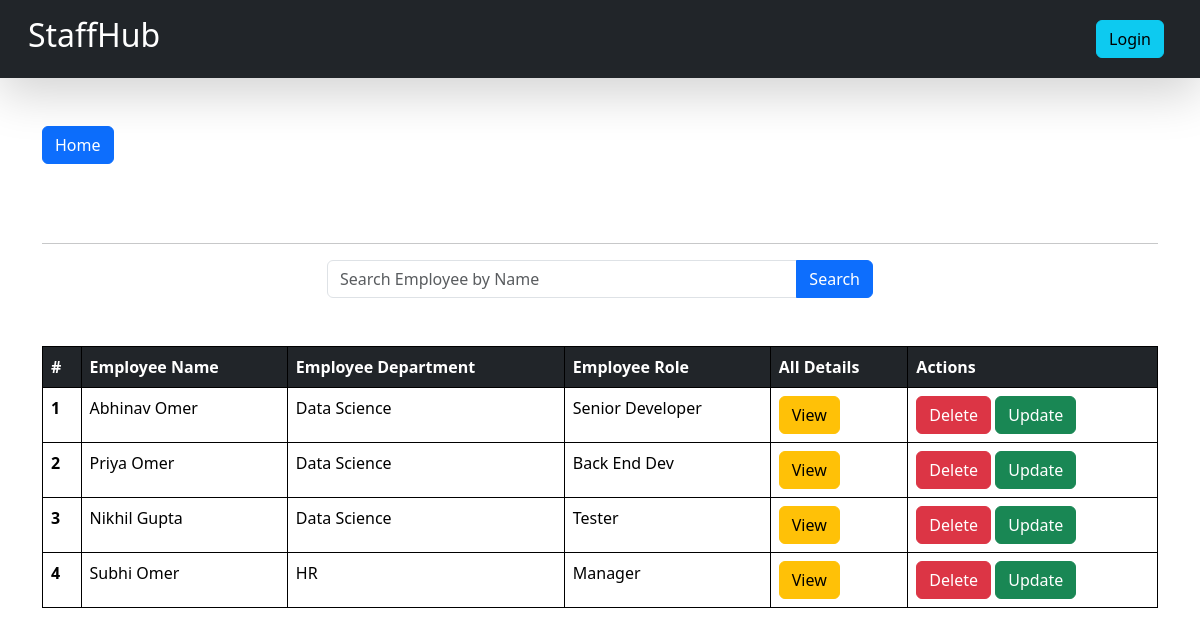
The app's page /view_emp/ with its own data.
### emp_app/models.py (models this page shows, shortened)
class Employee(models.Model):
    first_name = models.CharField(max_length=200,null=False)
    last_name = models.CharField(max_length=200)
    dept=models.ForeignKey(Department,on_delete=models.CASCADE)
    add=models.TextField(null=True,blank=True,max_length=200)
    salary = models.IntegerField(default=0)
    bonus=models.IntegerField(default=0)
    role=models.ForeignKey(Role,on_delete=models.CASCADE)
    phone=models.IntegerField(default=0)
    hire_date=models.DateField()
    img=models.ImageField(upload_to='images')

class Department(models.Model):
    name = models.CharField(max_length=200,null=False)
    location = models.CharField(max_length=200)
    def __str__(self):
        return self.name

class Role(models.Model):
    name = models.CharField(max_length=200,null=False)
    def __str__(self):
        return self.name

### emp_app/views.py (the view)
# urls.py: path('view_emp/',views.view_emp,name='view_emp'),
def view_emp(request):
    queryset=Employee.objects.all()
    if request.GET.get('search'):
        queryset=queryset.filter(first_name__icontains=request.GET.get('search'))
    context={'employee':queryset}
    return render(request, 'view_emp.html',context)

### emp_app/templates/view_emp.html
{% extends "base.html" %}
{% block start %}
<div class="container mt-5">
    <a href="/" class="btn btn-primary">Home</a>
    <h2 class="text-center mt-4">All Employees</h2>
    <hr>
    <div class="row justify-content-center">
        <div class="col-md-6">
            <form class="mb-4">
                <div class="input-group">
                    <input name="search" type="text" class="form-control" placeholder="Search Employee by Name">
                    <button type="submit" class="btn btn-primary">Search</button>
                </div>
            </form>
        </div>
    </div>
    <table class="table mt-4">
        <thead class="table-dark">
            <tr>
                <th scope="col">#</th>
                <th scope="col">Employee Name</th>
                <th scope="col">Employee Department</th>
                <th scope="col">Employee Role</th>
                <th scope="col">All Details</th>
                <th scope="col">Actions</th>
            </tr>
        </thead>
        <tbody>
            {% for employee in employee %}
            <tr>
                <th scope="row">{{ forloop.counter }}</th>
                <td>{{ employee.first_name }} {{ employee.last_name }}</td>
                <td>{{ employee.dept }}</td>
                <td>{{ employee.role }}</td>
                <td>
                    <a href="/see-emp/{{ employee.id }}" class="btn btn-warning">View</a>
                </td>
                <td>
                    <a href="/delete-emp/{{ employee.id }}" class="btn btn-danger">Delete</a>
                    <a href="/update-emp/{{ employee.id }}" class="btn btn-success">Update</a>
                </td>
            </tr>
            {% endfor %}
        </tbody>
    </table>
</div>
{% endblock %}

### emp_app/templates/base.html (shortened to what this page needs)
<!DOCTYPE html>
<html lang="en">
<head>
    <link href="https://cdn.jsdelivr.net/npm/bootstrap@5.3.3/dist/css/bootstrap.min.css" rel="stylesheet">
</head>
<body>
    <nav class="navbar p-3 bg-dark shadow-lg">
        <form class="container-fluid">
            <h2>StaffHub</h2>
            {% if request.user.is_authenticated %}
            <a href='/logout/' class="btn btn-danger" type="button">Logout</a>
            {% else %}
            <a href='/login/' class="btn btn-info me-2" type="button">Login</a>
            {% endif %}
        </form>
    </nav>
    {% block start %}
    {% endblock %}
</body>
</html>

### emp_app/templates/base.html (style rules this page uses)
body { background-image: url(https://images.hdqwalls.com/wallpapers/dark-simple-red-abstract-4k-k1.jpg); background-repeat: no-repeat; background-size: cover; height: 100%; }
table, th, td { border: 1px solid black; }
h1, h2, h3, p, li { color: #ffffff; }

### records on screen
Employee: first_name "Abhinav", last_name "Omer", dept "Data Science", role "Senior Developer"
Employee: first_name "Priya", last_name "Omer", dept "Data Science", role "Back End Dev"
Employee: first_name "Nikhil", last_name "Gupta", dept "Data Science", role "Tester"
Employee: first_name "Subhi", last_name "Omer", dept "HR", role "Manager"
